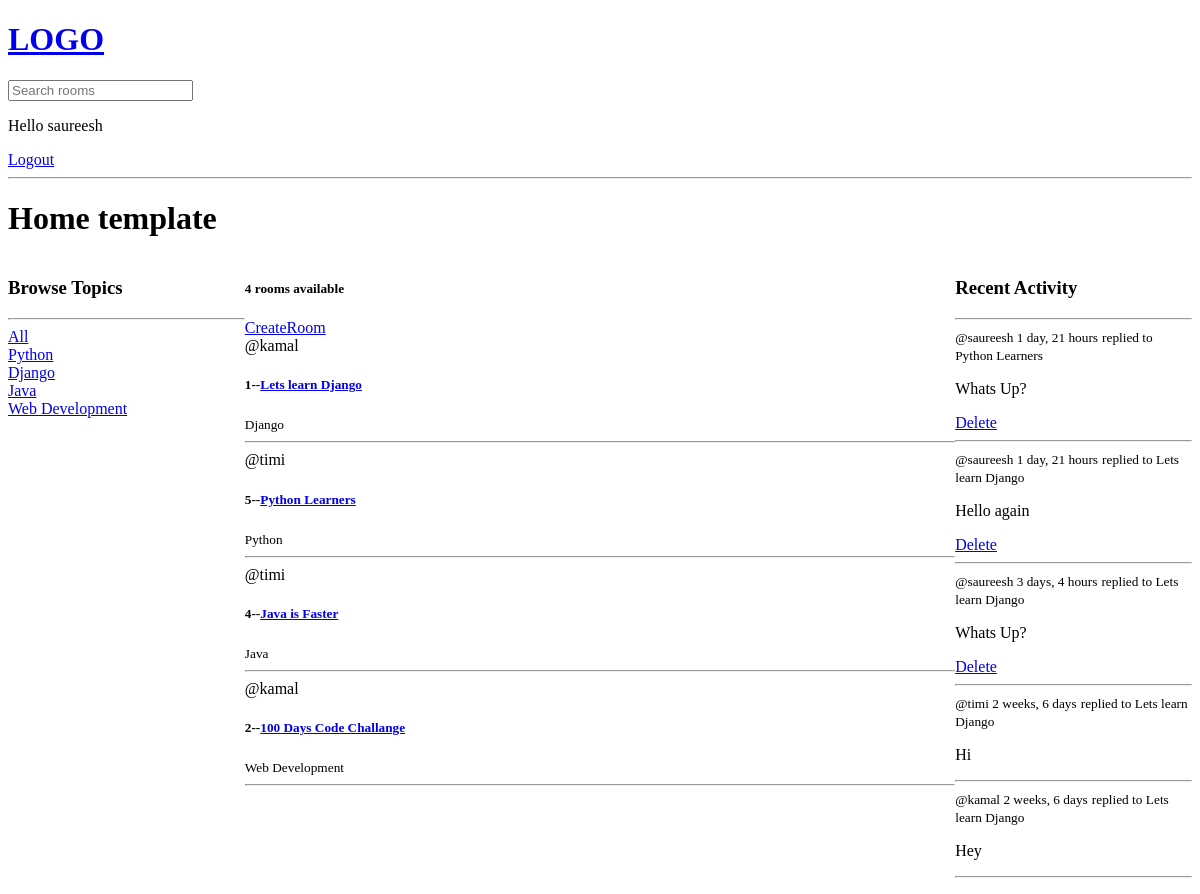
The app's page / (signed in), older data.
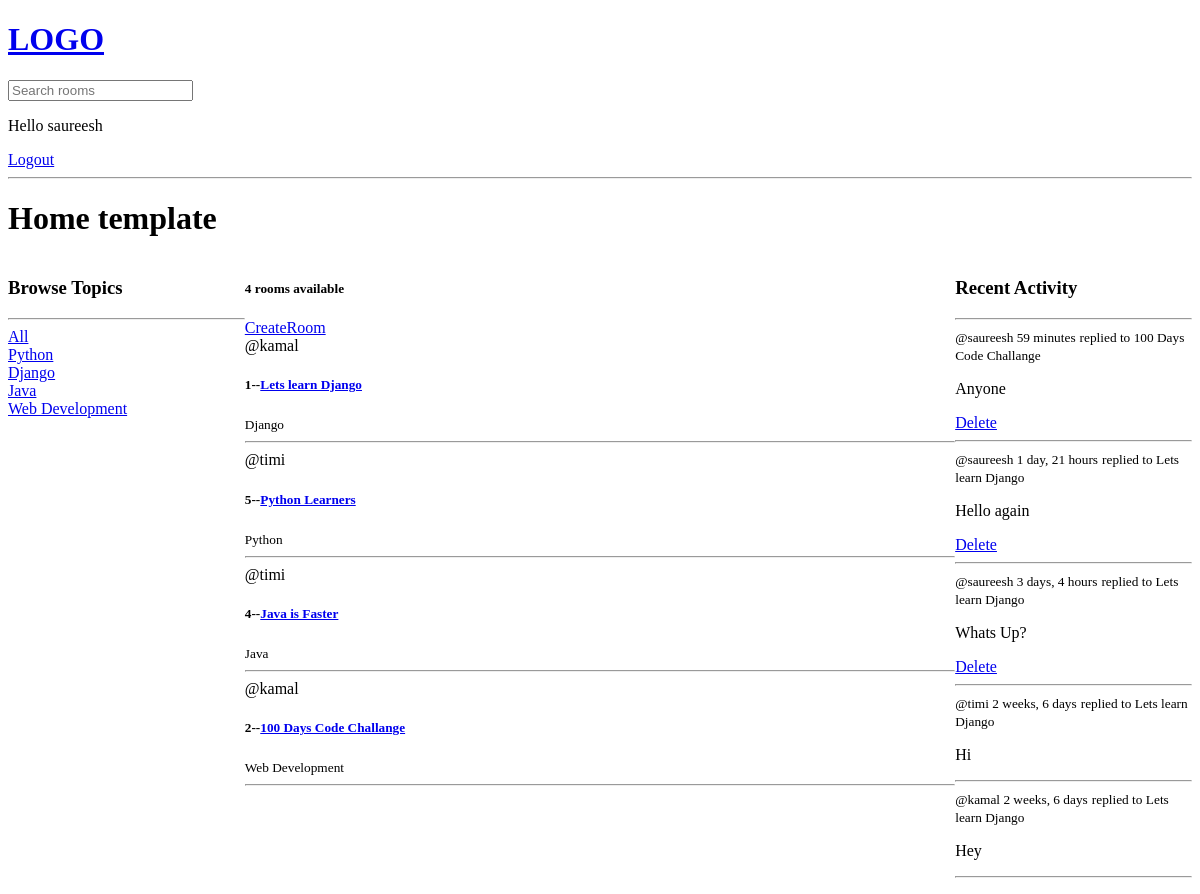
The same page, newer data.
### base/models.py (models this page shows, shortened)
class Topic(models.Model):
    name=models.CharField(max_length=200)

class Room(models.Model):
    host=models.ForeignKey(User,on_delete=models.SET_NULL,null=True)
    topic=models.ForeignKey(Topic,on_delete=models.SET_NULL,null=True)
    name=models.CharField(max_length=100)
    description=models.TextField(null=True,blank=True)
    participants=models.ManyToManyField(User, related_name='participants',blank=True)
    updated=models.DateTimeField(auto_now=True)
    created=models.DateTimeField(auto_now_add=True)
    class Meta:
        ordering=['-updated','-created']
    def __str__(self):
        return self.name

class Message(models.Model):
    user=models.ForeignKey(User,on_delete=models.CASCADE)
    room=models.ForeignKey(Room,on_delete=models.CASCADE)
    body=models.TextField()
    updated=models.DateTimeField(auto_now=True)
    created=models.DateTimeField(auto_now_add=True)
    class Meta:
        ordering=['-updated','-created']
    def __str__(self):
        return self.body[0:50]

### base/views.py (the view)
# urls.py: path('',views.home,name='home'),
def home(request):
    q=request.GET.get('q') if request.GET.get('q')!=None else ''
    rooms=Room.objects.filter(Q(topic__name__icontains=q)|
                             Q(name__icontains=q) |
                             Q(description__icontains=q))
    topics=Topic.objects.all()
    roomcount=rooms.count()
    room_messages=Message.objects.filter(Q(room__topic__name__icontains=q))
    context={'rooms':rooms,'topics':topics,'roomcount':roomcount,'room_messages':room_messages}
    return render(request, 'base/home.html', context)

### base/templates/base/home.html (shortened to what this page needs)
{% extends 'main.html' %}
{% block content %}
<h1>Home template</h1>
<div class="home-container">
    <div>
        {% include 'base/topics_component.html' %}
    </div>
    <div>
        <h5>{{roomcount}} rooms available</h5>
        <a href="{%url 'create-room' %}">CreateRoom</a>
        {% include 'base/feed_component.html' %}
    </div>
    <div>
        {% include 'base/activity_component.html' %}
    </div>
</div>
{% endblock content %}

### base/templates/base/topics_component.html
<h3>Browse Topics</h3>
<hr>
<div>
    <a href="{%url 'home'%}">All</a>
</div>
{%for topic in topics%}
<div>
    <a href="{%url 'home'%}?q={{topic.name}}">{{topic.name}}</a>
</div>
{%endfor%}

### base/templates/base/feed_component.html (shortened to what this page needs)
<div>
    {%for room in rooms%}
    <div>
        <span>@{{room.host.username}}</span>
        <h5>{{room.id}}--<a href="{% url 'room' room.id %}">{{room.name}}</a></h5>
        <small>{{room.topic.name}}</small>
    </div>
    <hr>
    {%endfor%}
</div>

### base/templates/base/activity_component.html
<h3>Recent Activity</h3>
<hr>
{% for message in room_messages%}
<div>
    <small>@{{message.user}}  {{message.created|timesince}}</small>
    <small>replied to {{message.room}}</small>
    <p>{{message}}</p>
    {%if request.user == message.user %}
        <a href="{% url 'delete-message' message.id%}">Delete</a>
    {%endif%}
    <hr>
</div>
{%endfor%}

Row changes from the older to the newer data that the page shows:
removed Message: user "saureesh", created "1 day, 21 hours", room "Python Learners", body "Whats Up?", shows "Delete"
added Message: user "saureesh", created "59 minutes", room "100 Days Code Challange", body "Anyone", shows "Delete"
